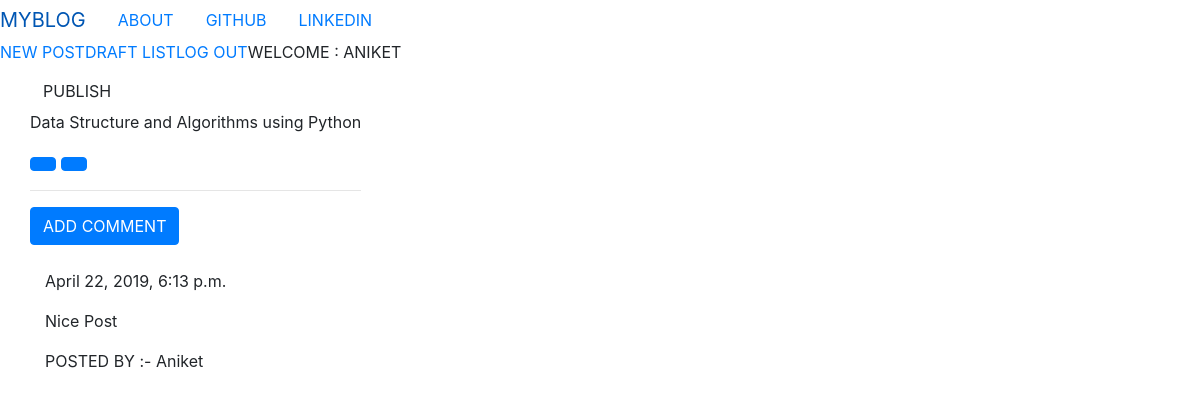
/2/ (signed in), run on the app's committed database.
### blog/models.py (models this page shows, shortened)
class Post(models.Model):
    author=models.ForeignKey('auth.User',on_delete=models.DO_NOTHING,)
    title=models.CharField(max_length=200)
    text=models.TextField()
    create_date=models.DateTimeField(default=timezone.now())
    published_date=models.DateTimeField(blank=True, null=True)

class Comment(models.Model):
    post=models.ForeignKey('blog.Post',related_name='comments',on_delete=models.DO_NOTHING,)
    author=models.CharField(max_length=200)
    text=models.TextField()
    created_date=models.DateTimeField(default=timezone.now())
    approved_comment=models.BooleanField(default=False)

### blog/views.py (the view)
# urls.py: path('<int:pk>/',views.PostDetailView.as_view(),name="post_detail"),
class PostDetailView(DetailView):
    model=Post

### templates/blog/post_detail.html (shortened to what this page needs)
{% extends "blog/base.html" %}
{% block content %}
{% if post.published_date %}
<div class="date postdate">
  {{ post.published_date }}
</div>
{% else %}
<a class='btn btn-default' href="{% url 'post_publish' pk=post.pk %}">PUBLISH</a>
{% endif %}
<p class='postcontent'>{{ post.title|safe|linebreaksbr}}</p>
{% if user.is_authenticated %}
<a class='btn btn-primary' href="{% url 'post_edit' pk=post.pk %}">
</a>
<a class='btn btn-primary' href="{% url 'post_remove' pk=post.pk %}">
</a>
{% endif %}
<hr>
<a class='btn btn-primary btn-comment' href="{% url 'add_comment_to_post' pk=post.pk %}">ADD COMMENT </a>
<div class="container">
  {% for comment in post.comments.all %}
  <br>
  {% if user.is_authenticated or comment.approved_comments%}
  {{ comment.created_date }}
  {% if not comment.approved_comments %}
  <a class='btn btn-default' href="{% url 'comment_remove' pk=comment.pk %}">
  </a>
  <a class='btn btn-default' href="{% url 'comment_approve' pk=comment.pk %}">
  </a>
  {% endif %}
<p>{{comment.text|safe|linebreaks}}</p>
<p>POSTED BY :- {{comment.author}}</p>
  {% endif %}
  {% empty %}
  <h3>NO COMMENTS</h3>
  {% endfor  %}
</div>
{% endblock %}

### templates/blog/base.html (shortened to what this page needs)
<!DOCTYPE html>
{% load static %}
<html >
  <head>
<link rel="stylesheet" href="https://stackpath.bootstrapcdn.com/bootstrap/4.3.1/css/bootstrap.min.css">
<link rel="stylesheet" href="//cdn.jsdelivr.net/npm/medium-editor@latest/dist/css/medium-editor.min.css" type="text/css" media="screen" charset="utf-8">
<link rel="stylesheet" href="{% static 'css/blog.css' %}">
  </head>
  <body class='loader'>
    <ul class="nav nav-pills">
      <li class="nav-item"><a class="navbar-brand bigbrand" href="{% url 'post_list' %}">MYBLOG</a></li>
      <li class="nav-item"><a  class="nav-link" href="{% url 'about' %}">ABOUT</a> </li>
      <li class="nav-item"><a class="nav-link" href="https://www.github.com">GITHUB</a> </li>
      <li class="nav-item"><a class="nav-link" href="https://linkedin.com">LINKEDIN</a> </li>
    </ul>
  <ul class="nav nav-pills navbar-right">
    {% if user.is_authenticated %}
  <li class="nav-item navbar-right"> <a href="{% url 'post_new' %}">NEW POST </a> </li>
     <li class="nav-item navbar-right"> <a href="{% url 'post_draft_list' %}"> DRAFT LIST </a> </li>
     <li class="nav-item navbar-right"> <a href="{% url 'logout' %}"> LOG OUT </a> </li>
  <li class="nav-item navbar-right"> <a >WELCOME : {{user.username }}</a> </li>
     {% else %}
     <li class="nav-item navbar-right"> <a class="nav navbar-right" href="{% url 'login' %}"></a>LOG OUT </li>
    {% endif %}
  </ul>
<div class="content container">
  <div class="row">
    <div class="col-mid-8">
      <div class="blog_posts">
        {% block content %}
        {% endblock %}
      </div>
    </div>
  </div>
</div>
  </body>
</html>

### data on the page
Post: title "Data Structure and Algorithms using Python"
Comment: created_date "April 22, 2019, 6:13 p.m.", text "Nice Post", author "Aniket"

### other printed values
{{ user.username }} "ANIKET"
